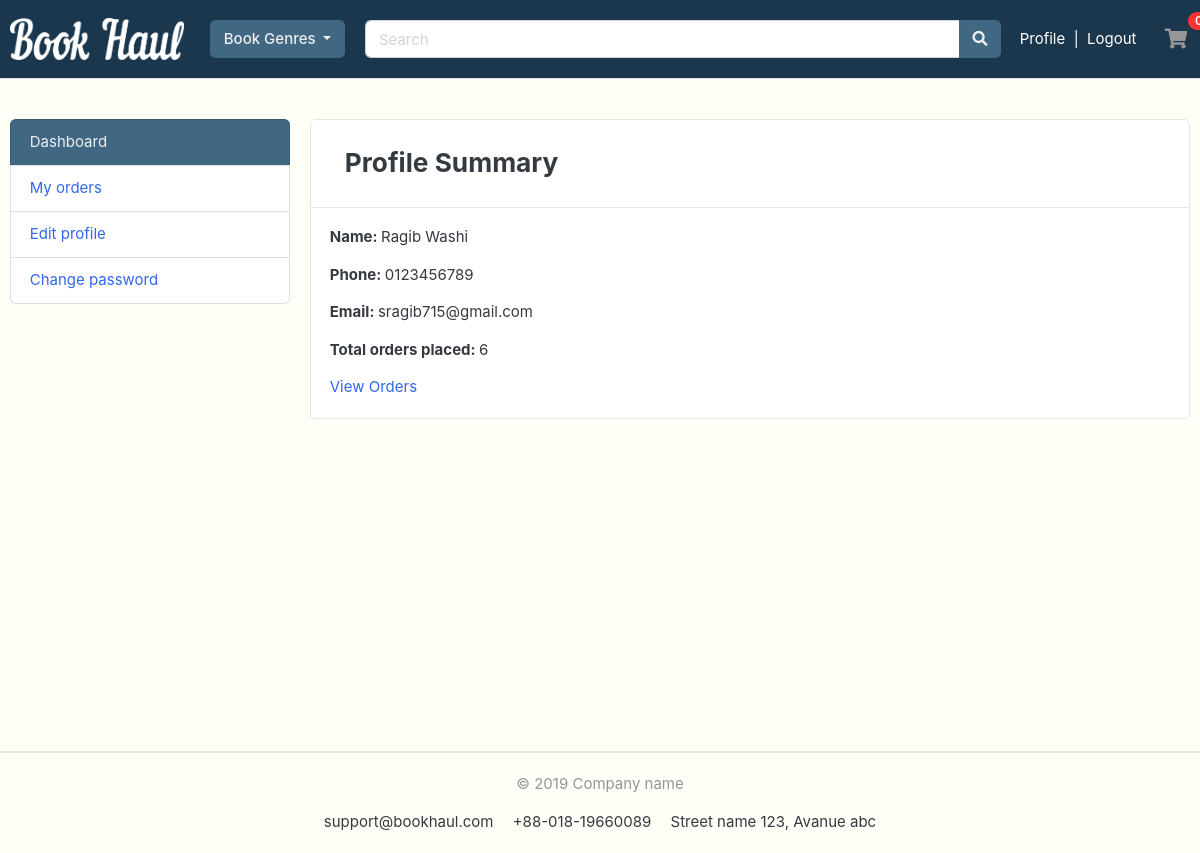
Page /accounts/dashboard/ (signed in) on the committed database.
### accounts/models.py (models this page shows, shortened)
class Account(AbstractBaseUser):
    first_name = models.CharField(max_length=50)
    last_name = models.CharField(max_length=50)
    username = models.CharField(max_length=50, unique=True)
    email = models.EmailField(max_length=100, unique=True)
    phone_no = models.CharField(max_length=11, unique=True)
    date_joined = models.DateTimeField(auto_now=True)
    last_login = models.DateTimeField(auto_now=True)
    is_admin = models.BooleanField(default=False)
    is_staff = models.BooleanField(default=False)
    is_active = models.BooleanField(default=False)
    is_superadmin = models.BooleanField(default=False)
    USERNAME_FIELD = 'email'
    REQUIRED_FIELDS = [
        'username',
        'first_name',
        'last_name',
    ]
    objects = my_account_manager()
    def full_name(self):
        return f'{self.first_name} {self.last_name}'

### accounts/views.py (the view)
# urls.py: path('dashboard/', views.dashboard, name="dashboard"),
@login_required(login_url='login')
def dashboard(request):
    orders = Order.objects.order_by(
        '-created_at').filter(user_id=request.user.id, is_ordered=True)
    orders_count = orders.count()
    userprofile = get_object_or_404(UserProfile, user=request.user)
    print(userprofile)
    context = {
        'orders_count': orders_count,
        'userprofile': userprofile,
    }
    return render(request, 'accounts/dashboard.html', context)

### accounts/models.py (called while the page is built)
    def __str__(self):
        return self.user.first_name

### carts/context_processors.py (called while the page is built)
def counter(request):
    count = 0
    if 'admin' in request.path:
        return {}
    else:
        try:
            cart = Cart.objects.filter(cart_id = _cart_id(request))
            if request.user.is_authenticated:
                cart_items = CartItem.objects.all().filter(user =  request.user)
            else:
                cart_items = CartItem.objects.all().filter(cart = cart[:1],)
            for cartitem in cart_items:
                count += cartitem.quantity
        except Cart.DoesNotExist:
            count = 0
    return dict(cart_count = count)

### carts/views.py (called while the page is built)
def _cart_id(request):
    cart = request.session.session_key
    if not cart:
        cart = request.session.create()
    return cart

### category/context_processors.py (called while the page is built)
def menu_links(request):
    links = Category.objects.all()
    return dict(links=links)

### category/models.py (called while the page is built)
    def get_url(self):
            return reverse('products_by_category', args=[self.slug])

### templates/accounts/dashboard.html (shortened to what this page needs)
{% extends 'base.html' %}
{% load static %}
{% block content %}
<section class="section-conten padding-y" style="min-height:84vh"">
    <div class="container">
        <div class="row">
            {% include 'includes/dashboard_sidebar.html' %}
        <main class="col-md-9">
            <article class="card">
                <header class="card-header">
                    <h3 class="d-inline-block m-3">
                        Profile Summary</h3>
                </header>
                <div class="card-body">
                    <div class="row d-flex align-items-center">
                        <div class="col-md-8">
                            <p> <strong>Name: </strong>{{user.full_name}}</p>
                            <p> <strong>Phone: </strong>{{user.phone_no}}</p>
                            <p> <strong>Email: </strong>{{user.email}}</p>
                            <p> <strong>Total orders placed: </strong>{{orders_count}}</p>
                            <p>
                                <a href="{% url 'my_orders' %}">View Orders</a>
                            </p>
                        </div>
                    </div>
                </div>
            </article>
        </main>
    </div>
    </div>
    </section>
{% endblock %}

### static/css/ui.css (style rules this page uses)
html { font-family: "Inter", sans-serif; font-size: 15px; }
.padding-y { padding-top: 40px; padding-bottom: 40px; }
article:after, .form-group:after { display: block; clear: both; content: ""; }
p:last-child { margin-bottom: 0; }

### rows in the picture
Account: full_name "Ragib Washi", phone_no "0123456789", email "sragib715@gmail.com"

### other values in the picture
{{ orders_count }} "6"
